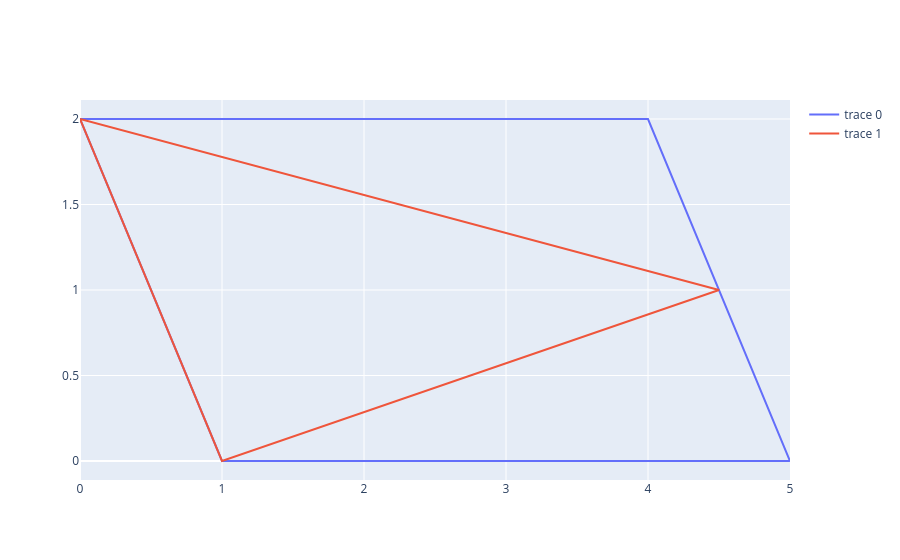

This figure's notebook cell:
### Markdown cell above
## plotly

```python

### Code cell
import plotly.graph_objects as go

fig=go.Figure()

fig.add_trace(go.Scatter(x=[0,4,5,1,0],y=[2,2,0,0,2],mode='lines'))
fig.add_trace(go.Scatter(x=[0,1,4.5,0],y=[2,0,1,2],mode='lines'))

fig.show()
fig.write_image(r"C:\Users\marco\Downloads\prpoblema_triangulo_paralelogramo.png")

### Figure 1 — Plotly figure (JSON) as saved in the notebook; plotly's stock layout.template omitted (floating-point values rounded to 4 significant figures)
{"data": [{"mode": "lines", "type": "scatter", "x": [0, 4, 5, 1, 0], "y": [2, 2, 0, 0, 2]}, {"mode": "lines", "type": "scatter", "x": [0, 1, 4.5, 0], "y": [2, 0, 1, 2]}], "layout": {}}
